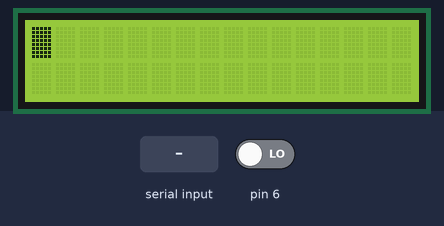
Recording of a sketch running on a simulated Arduino Uno, built with avr-gcc and run on an emulated ATmega328P. On the bench: 16×2 character LCD. The inputs (shaded band) are chosen by the test bench; at power-on: pin 6 LOW. What the sketch prints to the serial monitor is not drawn.

Above: at 3.2 s.
3.3 s: byte 30 received over Serial
At 4.6 s:
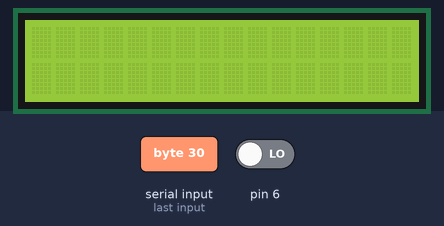
7.9 s: byte 90 received over Serial
At 9.4 s:
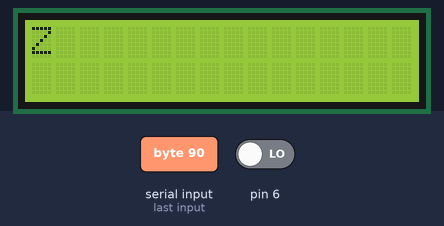
12.3 s: byte 120 received over Serial
At 14.1 s:
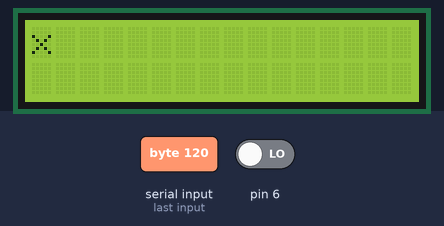
Timing chart, 0 to 15.6 s (numbered marks = the images above; inputs shaded):
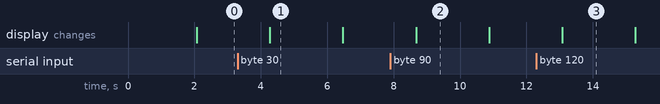

The sketch:

rec_xbee_rssi.ino
```cpp
//receiver
#include<LiquidCrystal.h>
LiquidCrystal lcd(12,11,5,4,3,2);
//#include<SoftwareSerial.h>
//SoftwareSerial xbeea(4,5);
void setup()
{
  Serial.begin(9600);
  //xbeea.begin(9600);
  lcd.begin(16,2);
  //pinMode(5,OUTPUT);
  pinMode(6,INPUT);
  //pinMode(13,OUTPUT);
  lcd.clear();
  lcd.print("hi");
  delay(2000);
}
void loop()
{
  //while(!xbeea.available());
  char c=Serial.read();
  int rssip=pulseIn(6,LOW,200);
  //digitalWrite(13,HIGH);
  //delay(1000);
  //digitalWrite(13,LOW);
  lcd.clear();
  lcd.print(c);
  delay(200);
  Serial.print(rssip);
  delay(2000);
 // delay(500);
//  if(c=='F')
//  {
//    digitalWrite(5,HIGH);
//    delay(500);
//    digitalWrite(5,LOW);
//    delay(200);
//    lcd.clear();
//    lcd.print("dustbin 1 is full");
//    delay(500);
//  }
//  if(c=='R')
//  {
//    digitalWrite(6,HIGH);
//    delay(500);
//    digitalWrite(6,LOW);
//    delay(200);
//    lcd.clear();
//    lcd.print("dustbin 2 is full");
//    delay(500);
//  }
}
```

Measured:
- after the input at 3.3 s, the display: changes after 0.97 s (image 1)
- after the input at 7.9 s, the display: changes after 0.78 s (image 2)
- after the input at 12.3 s, the display: changes after 0.78 s (image 3)
- what the display in image 1 shows lasts 2.2 s, from 4.3 s to 6.5 s
